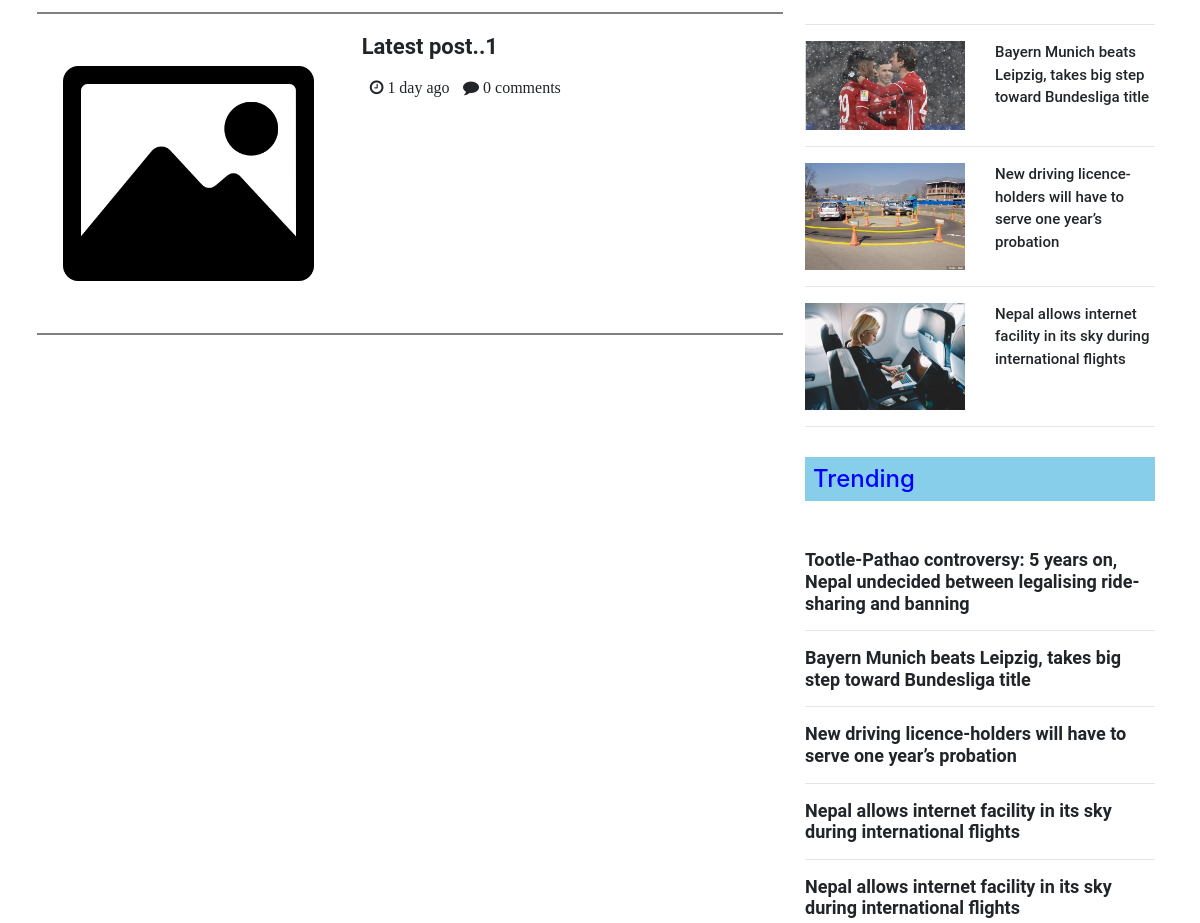
/entertainment/ (signed in, middle part), run on an earlier commit of the app's database.
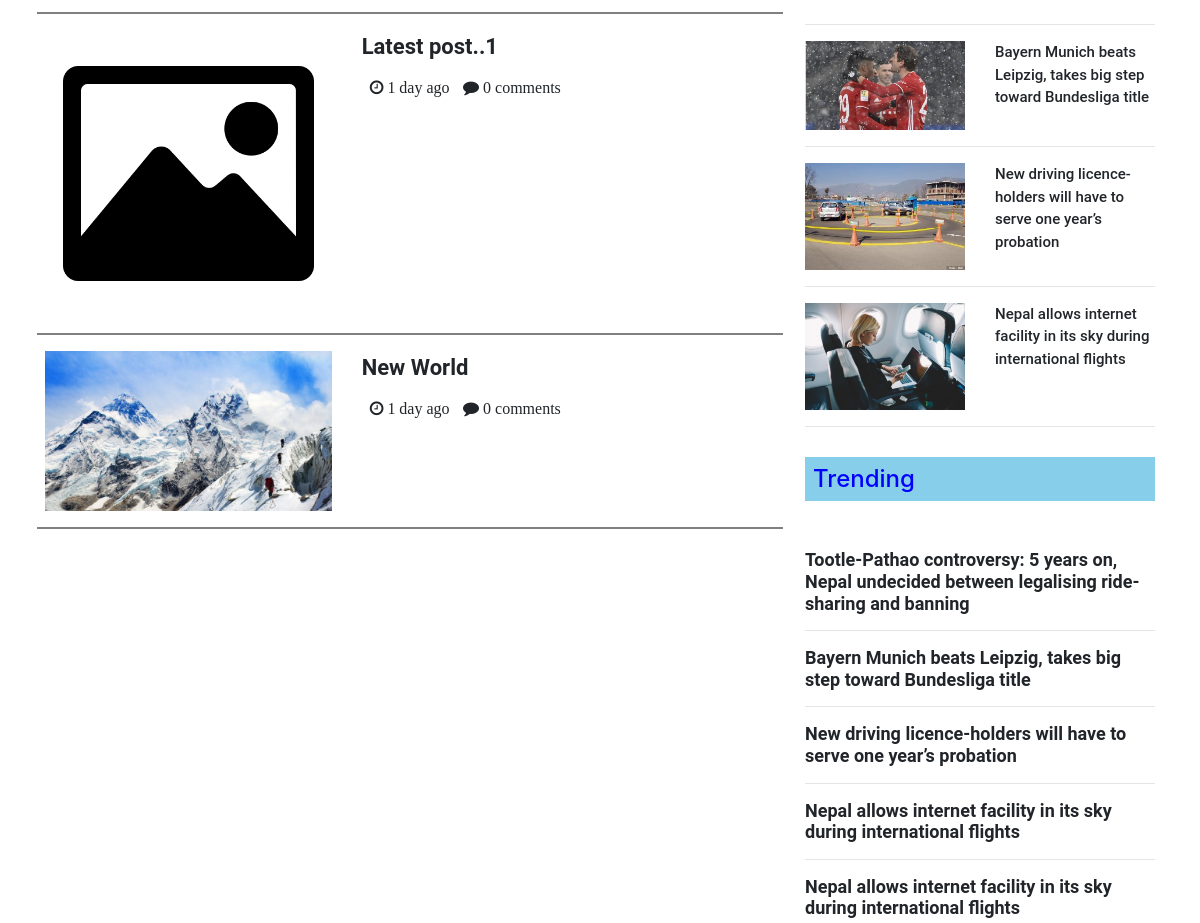
And on a later commit of the database.
### loginapp/models.py (models this page shows, shortened)
class Post(models.Model):
    title = models.CharField(max_length=255)
    header_image = models.ImageField(
        null=True, blank=True, upload_to="loginapp\static\Images")
    auth = models.ForeignKey(User, on_delete=models.CASCADE)
    body = RichTextField(blank=True, null=True)
    category = models.CharField(max_length=255, default='Politics')

### loginapp/views.py (the view)
# urls.py: path('entertainment/', EntertainmentView.as_view(), name="entertainment"),
class EntertainmentView(LoginRequiredMixin, ListView):
    model = Post
    template_name = 'loginapp/Html file/Entertainment.html'

### loginapp/templates/loginapp/Html file/Entertainment.html (shortened to what the changed rows need)
{% load static %}
<!DOCTYPE html>
<html>
  <head>
    <link rel="stylesheet" type="text/css" href="{% static 'css/news.css' %}" />
    <link
      rel="stylesheet"
      href="https://maxcdn.bootstrapcdn.com/bootstrap/4.5.2/css/bootstrap.min.css"
    />
    <link
      rel="stylesheet"
      href="https://cdnjs.cloudflare.com/ajax/libs/font-awesome/4.7.0/css/font-awesome.min.css"
    />
  </head>
  <body>
    <div class="container">
      <div class="row">
        <div class="col-lg-8 mt-5">
          {% for post in object_list %} {% if post.category == 'Entertainment'%}
          <div class="row">
            <div class="col-lg-5">
              {% if post.header_image %}
              <img src="{{ post.header_image.url }}" style="width: 100%" />
              {% else %}
              <img
                src="{% static 'Images/icon-image.png' %}"
                style="width: 100%"
              />
              {% endif %}
            </div>
            <div class="col-lg-7">
              <p class="title">{{ post.title }}</p>
              <div class="row ml-2">
                <i class="fa fa-clock-o" aria-hidden="true"> 1 day ago</i>
                <i class="fa fa-comment" aria-hidden="true"> 0 comments</i>
              </div>
            </div>
            <hr style="border: 1px solid grey; width: 98%" />
          </div>
          {% endif%} {% endfor %}
        </div>
      </div>
    </div>
  </body>
</html>

What changed in the data, as far as the page shows it:
added Post: header_image (picture), title "New World"
